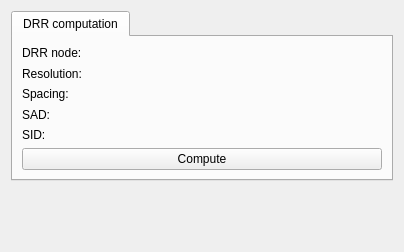
<?xml version="1.0" encoding="UTF-8"?>
<ui version="4.0">
 <class>qSlicerCarmXrayBeamWidget</class>
 <widget class="QWidget" name="qSlicerCarmXrayBeamWidget">
  <property name="geometry">
   <rect>
    <x>0</x>
    <y>0</y>
    <width>404</width>
    <height>252</height>
   </rect>
  </property>
  <property name="windowTitle">
   <string>C-Arm X-ray Control</string>
  </property>
  <layout class="QGridLayout" name="gridLayout_2">
   <item row="0" column="0">
    <widget class="QTabWidget" name="TabWidget_CarmXray">
     <property name="currentIndex">
      <number>0</number>
     </property>
     <widget class="QWidget" name="tabDrr">
      <attribute name="title">
       <string>DRR computation</string>
      </attribute>
      <layout class="QGridLayout" name="gridLayout_5">
       <item row="2" column="0">
        <widget class="QPushButton" name="PushButton_ComputeCarmXrayDrr">
         <property name="text">
          <string>Compute</string>
         </property>
        </widget>
       </item>
       <item row="0" column="0">
        <layout class="QGridLayout" name="gridLayout_6">
         <item row="0" column="0">
          <widget class="QLabel" name="label">
           <property name="text">
            <string>DRR node:</string>
           </property>
          </widget>
         </item>
         <item row="1" column="0">
          <widget class="QLabel" name="label_3">
           <property name="text">
            <string>Resolution:</string>
           </property>
          </widget>
         </item>
         <item row="0" column="1">
          <widget class="qMRMLNodeComboBox" name="MRMLNodeComboBox">
           <property name="nodeTypes">
            <stringlist notr="true">
             <string>vtkMRMLDrrImageComputationNode</string>
            </stringlist>
           </property>
           <property name="hideChildNodeTypes">
            <stringlist notr="true"/>
           </property>
           <property name="interactionNodeSingletonTag">
            <string notr="true"/>
           </property>
          </widget>
         </item>
         <item row="2" column="0">
          <widget class="QLabel" name="label_2">
           <property name="text">
            <string>Spacing:</string>
           </property>
          </widget>
         </item>
         <item row="3" column="0">
          <widget class="QLabel" name="label_4">
           <property name="text">
            <string>SAD:</string>
           </property>
          </widget>
         </item>
         <item row="4" column="0">
          <widget class="QLabel" name="label_5">
           <property name="text">
            <string>SID:</string>
           </property>
          </widget>
         </item>
         <item row="1" column="1">
          <widget class="QLabel" name="Label_DrrResolution">
           <property name="text">
            <string/>
           </property>
          </widget>
         </item>
         <item row="2" column="1">
          <widget class="QLabel" name="Label_DrrSpacing">
           <property name="text">
            <string/>
           </property>
          </widget>
         </item>
         <item row="3" column="1">
          <widget class="QLabel" name="Label_DrrSAD">
           <property name="text">
            <string/>
           </property>
          </widget>
         </item>
         <item row="4" column="1">
          <widget class="QLabel" name="Label_DrrSID">
           <property name="text">
            <string/>
           </property>
          </widget>
         </item>
        </layout>
       </item>
      </layout>
     </widget>
    </widget>
   </item>
   <item row="1" column="0">
    <spacer name="verticalSpacer">
     <property name="orientation">
      <enum>Qt::Vertical</enum>
     </property>
     <property name="sizeHint" stdset="0">
      <size>
       <width>20</width>
       <height>107</height>
      </size>
     </property>
    </spacer>
   </item>
  </layout>
 </widget>
 <customwidgets>
  <customwidget>
   <class>qMRMLNodeComboBox</class>
   <extends>QWidget</extends>
   <header>qMRMLNodeComboBox.h</header>
   <container>1</container>
  </customwidget>
 </customwidgets>
 <resources>
  <include location="../qSlicerPatientPositioningModule.qrc"/>
 </resources>
 <connections/>
</ui>
